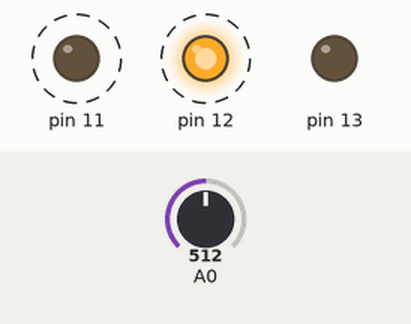
Recording of a sketch running on a simulated Arduino Uno, built with avr-gcc and run on an emulated ATmega328P. On the bench: output pins drawn as LEDs (lit = HIGH). Dashed ring = blinking. Inputs (shaded band) come from the test bench; at power-on: A0 = 512.

Above: at 2.25 s.
2.3 s: A0 set to 586
5.3 s: A0 set to 615
At 6.4 s:
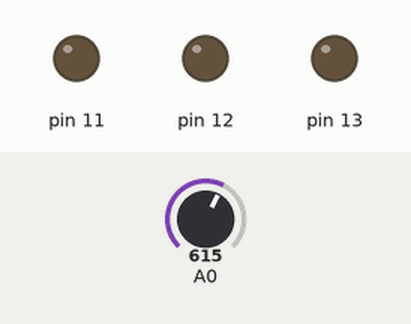
6.8 s: A0 set to 590
At 6.95 s:
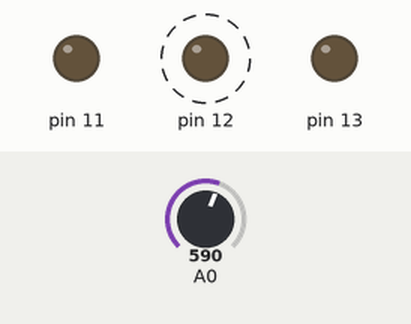
9.8 s: A0 set to 610
At 11.1 s:
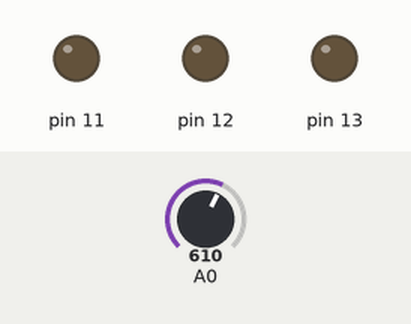
Timing chart, 0 to 12.3 s (numbered marks = the images above; inputs shaded):
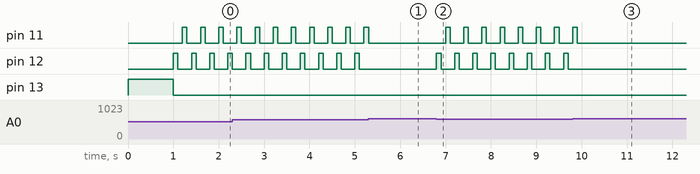

The sketch:

frantic_migelo_gogo1.ino
```cpp
void setup()
{
  pinMode(13,OUTPUT);
  pinMode(12,OUTPUT);
  pinMode(11,OUTPUT);
}
int b=0;
void loop()
{
  int a=analogRead(A0);
  if(a<600)
  {
    if(b==0)
    {
      digitalWrite(13,HIGH);
      delay(1000);
      digitalWrite(13,LOW);
      b++;
    }
    digitalWrite(12, HIGH);
    delay(100);
    digitalWrite(12, LOW);
    delay(100);
    digitalWrite(11, HIGH);
    delay(100);
    digitalWrite(11, LOW);
    delay(100);
  }
}
```

Measured:
- the behaviour switches between 599 and 600 on A0 (found by bisection; images 0 and 1)
- after the input at 5.3 s, pin 11: goes on until 5.3 s, then stays LOW; pin 12: stops changing and stays LOW
- after the input at 6.8 s, pin 11: alternates HIGH for 0.10 s and LOW for 0.30 s, starting after 0.20 s; pin 12: alternates HIGH for 0.10 s and LOW for 0.30 s, starting at once
- after the input at 9.8 s, pin 11: goes on until 9.9 s, then stays LOW; pin 12: stops changing and stays LOW
- by itself, pin 11, pin 12: alternates HIGH for 0.10 s and LOW for 0.30 s
